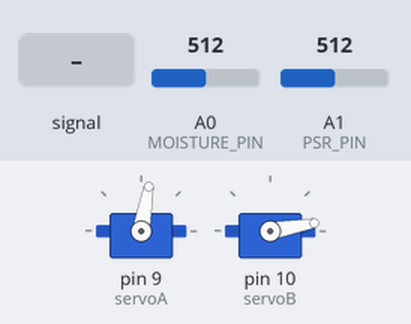
Bench run of a sketch on a simulated Arduino Uno, built with avr-gcc and run on an emulated ATmega328P. Parts: 2 × servo. The inputs (shaded band) are chosen by the test bench; at power-on: A0 (MOISTURE_PIN) = 512, A1 (PSR_PIN) = 512. What the sketch prints to the serial monitor is not drawn.

Above: at 1.2 s.
1.3 s: A0 (MOISTURE_PIN) fed a 200 Hz sine of ±460 counts around its level
4.3 s: A0 (MOISTURE_PIN) set to 122
5.8 s: A0 (MOISTURE_PIN) set to 70
At 6.9 s:
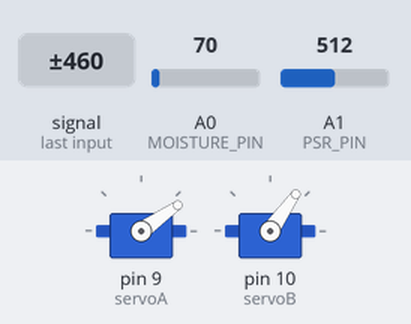
7.3 s: A1 (PSR_PIN) set to 591
8.8 s: A1 (PSR_PIN) set to 608
At 9.55 s:
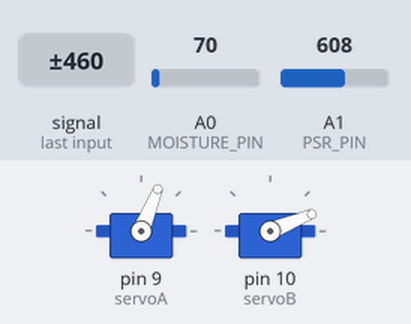
11.8 s: A0 (MOISTURE_PIN) set to 90
At 14.07 s:
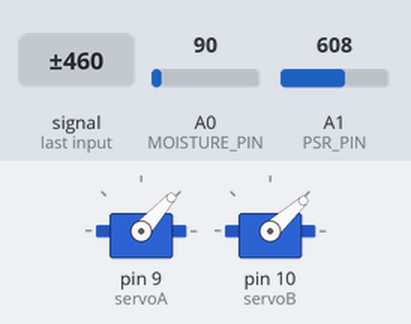
Timing chart, 0 to 15.8 s (numbered marks = the images above; inputs shaded):
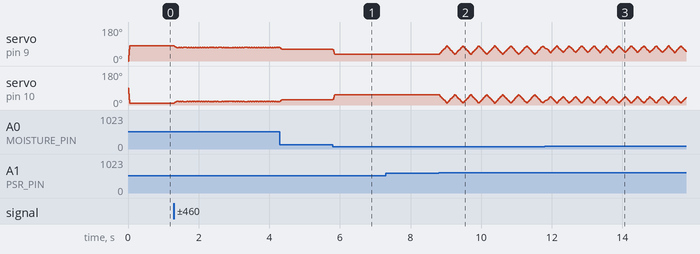

Measured:
- the behaviour switches between 600 and 601 on A1 (PSR_PIN) (found by bisection; images 1 and 2)
- after the input at 5.8 s, servo on pin 9 (servoA): 61° → 35° at once; servo on pin 10 (servoB): 29° → 55° at once
- after the input at 7.3 s, every drawn part: stays the same

The sketch:

sketch.ino
```cpp
// Sketch for the peakock project.
//
// It reads two sensors, a moisture sensor on analog pin 0 and a PSR
// on analog pin 1. The moisture sensor reads the vaginal moisture and
// the PSR reads intentional contractions. Two servo motors control
// the peacock tail: when the moisture levels grow it opens and flash
// by intentional contractions.

#include <Servo.h>

#define MOISTURE_PIN 0
#define PSR_PIN 1
#define SERVO_A_PIN 9
#define SERVO_B_PIN 10

#define MOISTURE_MIN 0
#define MOISTURE_MAX 160
#define PSR_THRESHOLD 600

#define CONTRACTION_REPETITIONS 3  // Number of flashs per contraction
#define CONTRACTION_UPDATE_TIME 4  // Time (ms) between value updates
#define BUFFER_N 100               // The number of readings to average
#define MAX_DEGREES 80

Servo servoA;
Servo servoB;

int pos[BUFFER_N];  // Averaging accross lots of readings for smoother value
int pos_insertion_index = 0;
int contractionValue = 0;
int contractionDelta = 1;
int contractionIndex = 0;
long contractionLastUpdate = 0;

void setup() {
  Serial.begin(9600);
  servoA.attach(9);
  servoB.attach(10);

  // Init positions buffer
  for (int i = 0; i < BUFFER_N; i++) {
    pos[i] = 0;
  }
}

void loop() {
  // Read sensors
  int moistureValue = analogRead(MOISTURE_PIN);
  int psrValue = analogRead(PSR_PIN);
  long now = millis();

  // Map and constrain values
  moistureValue = map(moistureValue, MOISTURE_MIN, MOISTURE_MAX, 0, MAX_DEGREES);
  moistureValue = constrain(moistureValue, 0, MAX_DEGREES);

  // Update position buffer
  pos[pos_insertion_index] = moistureValue;
  pos_insertion_index = (pos_insertion_index + 1) % BUFFER_N;

  // Get mean
  int meanPos = 0;
  for (int i = 0; i < BUFFER_N; i++) {
    meanPos += pos[i];
  }
  meanPos = int(meanPos / BUFFER_N);

  // Calculate contraction value
  if (psrValue > PSR_THRESHOLD && contractionIndex == 0) {
    Serial.print(1);  // Just a bang indication
    contractionIndex = 1;
  }
  if ((contractionIndex != 0) && \
      (now - contractionLastUpdate > CONTRACTION_UPDATE_TIME)) {
    contractionLastUpdate = now;
    contractionValue += contractionDelta;
    if (meanPos + contractionValue >= MAX_DEGREES) {
      contractionValue = MAX_DEGREES - meanPos;
      contractionDelta *= -1;
    } else if (contractionValue <= 0) {
      contractionValue = 0;
      contractionDelta *= -1;
      contractionIndex = (contractionIndex + 1) % (CONTRACTION_REPETITIONS + 1);
    }
  }

  // Move servos
  int currentPos = meanPos + contractionValue;
  servoA.write(currentPos);
  servoB.write(90 - currentPos);
}
```
